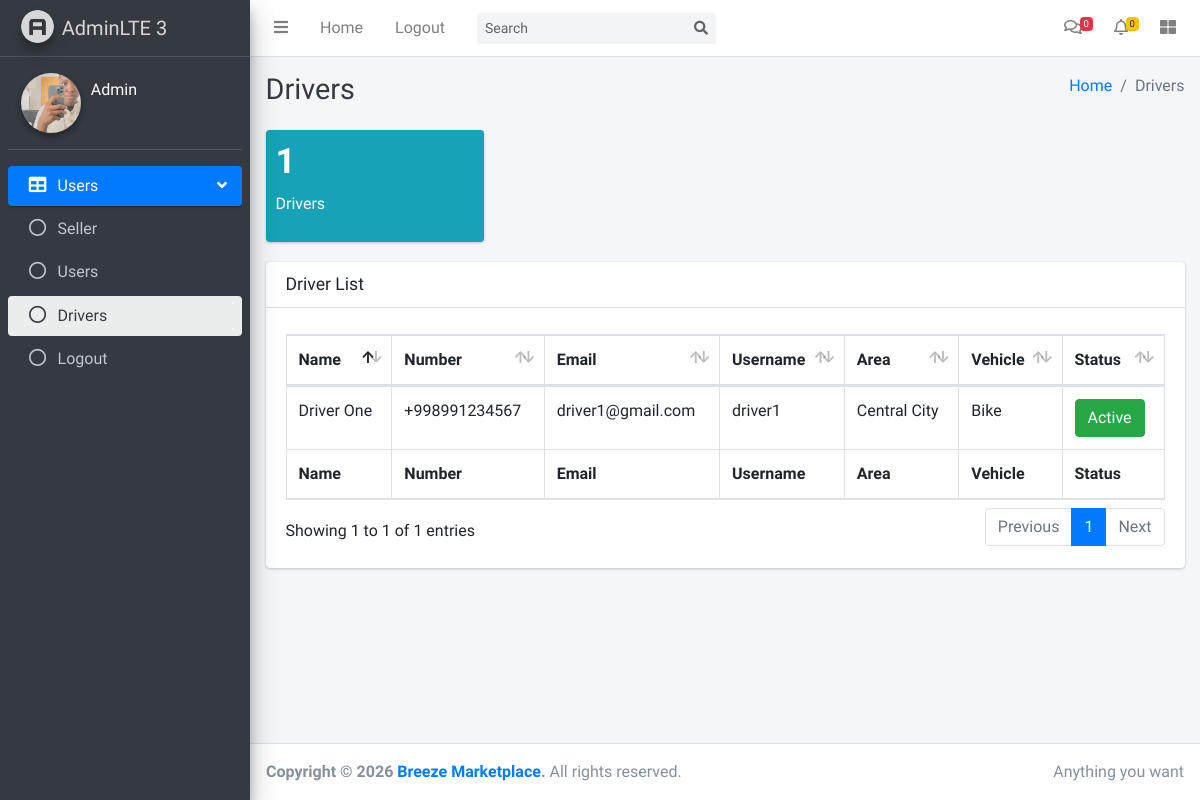
Page /admin/drivers.php (signed in) on the committed database.
### tables this page shows
CREATE TABLE driver_profiles (
  id INT(11) NOT NULL AUTO_INCREMENT,
  account_id INT(11) NOT NULL,
  area VARCHAR(255) NOT NULL,
  vehicle VARCHAR(100) DEFAULT NULL,
  status ENUM('pending', 'active', 'blocked') NOT NULL DEFAULT 'pending',
  created_at TIMESTAMP NOT NULL DEFAULT CURRENT_TIMESTAMP,
  PRIMARY KEY (id),
  FOREIGN KEY (account_id) REFERENCES accounts(id) ON DELETE CASCADE
);

CREATE TABLE accounts (
  id INT(11) NOT NULL AUTO_INCREMENT,
  name VARCHAR(30) NOT NULL,
  number VARCHAR(20) NOT NULL,
  email VARCHAR(255) NOT NULL,
  username VARCHAR(255) NOT NULL,
  password VARCHAR(255) NOT NULL,
  role VARCHAR(20) NOT NULL DEFAULT 'user',
  status ENUM('active', 'blocked', 'pending') NOT NULL DEFAULT 'active',
  registration_date TIMESTAMP NOT NULL DEFAULT CURRENT_TIMESTAMP,
  PRIMARY KEY (id)
);

### config.php (called while the page is built, shortened)
<?php
class Database
{
    private $conn;
    public function __construct()
    {
        $servername = "localhost";
        $username = "root";
        $password = "";
        $dbname = "marketplace";
        $this->conn = new mysqli($servername, $username, $password, $dbname);
    }
    public function executeQuery($sql)
    {
        $result = $this->conn->query($sql);
        return $result;
    }
}

### admin/check.php (called while the page is built, shortened)
<?php
include '../config.php';
$query = new Database();
?>

### admin/drivers.php (the view, shortened to what this page needs)
<?php include 'check.php'; ?>
<!DOCTYPE html>
<html lang="en">
<head>
    <?php include 'includes/css.php'; ?>
</head>
<body class="hold-transition sidebar-mini">
    <div class="wrapper">
        <?php include 'includes/navbar.php'; ?>
        <?php
        include 'includes/aside.php';
        active('drivers', 'drivers');
        ?>
        <div class="content-wrapper">
            <?php
            $arr = array(
                ["title" => "Home", "url" => "/"],
                ["title" => "Drivers", "url" => "#"],
            );
            pagePath('Drivers', $arr);
            ?>
            <section class="content">
                <div class="container-fluid">
                    <div class="row">
                        <div class="col-lg-3 col-6">
                            <div class="small-box bg-info">
                                <div class="inner">
                                    <h3><?php print_r($query->executeQuery('SELECT * FROM accounts WHERE role = "driver"')->num_rows) ?></h3>
                                    <p>Drivers</p>
                                </div>
                            </div>
                        </div>
                    </div>
                    <div class="row">
                        <div class="col-12">
                            <div class="card">
                                <div class="card-header">
                                    <h3 class="card-title">Driver List</h3>
                                </div>
                                <div class="card-body">
                                    <table id="example2" class="table table-bordered table-hover">
                                        <thead>
                                            <tr>
                                                <th>Name</th>
                                                <th>Number</th>
                                                <th>Email</th>
                                                <th>Username</th>
                                                <th>Area</th>
                                                <th>Vehicle</th>
                                                <th>Status</th>
                                            </tr>
                                        </thead>
                                        <tbody>
                                            <?php
                                            $drivers = $query->executeQuery('SELECT a.id, a.name, a.number, a.email, a.username, a.status AS account_status, dp.area, dp.vehicle, dp.status AS profile_status FROM accounts a JOIN driver_profiles dp ON a.id = dp.account_id');
                                            foreach ($drivers as $row) {
                                                echo '<tr>';
                                                echo '<td>' . $row['name'] . '</td>';
                                                echo '<td>' . $row['number'] . '</td>';
                                                echo '<td>' . $row['email'] . '</td>';
                                                echo '<td>' . $row['username'] . '</td>';
                                                echo '<td>' . $row['area'] . '</td>';
                                                echo '<td>' . ($row['vehicle'] ?? '-') . '</td>';
                                                echo '<td>';
                                                if ($row['profile_status'] === 'active') {
                                                    echo '<button class="btn btn-success" onclick="changeStatus(' . $row['id'] . ', \'blocked\', \'driver\')">Active</button>';
                                                } elseif ($row['profile_status'] === 'pending') {
                                                    echo '<button class="btn btn-warning" onclick="changeStatus(' . $row['id'] . ', \'active\', \'driver\')">Approve</button>';
                                                    echo ' <button class="btn btn-danger" onclick="changeStatus(' . $row['id'] . ', \'blocked\', \'driver\')">Block</button>';
                                                } else {
                                                    echo '<button class="btn btn-danger" onclick="changeStatus(' . $row['id'] . ', \'active\', \'driver\')">Blocked</button>';
                                                }
                                                echo '</td>';
                                                echo '</tr>';
                                            }
                                            ?>
                                        </tbody>
                                        <tfoot>
                                            <tr>
                                                <th>Name</th>
                                                <th>Number</th>
                                                <th>Email</th>
                                                <th>Username</th>
                                                <th>Area</th>
                                                <th>Vehicle</th>
                                                <th>Status</th>
                                            </tr>
                                        </tfoot>
                                    </table>
                                </div>
                            </div>
                        </div>
                    </div>
                </div>
            </section>
        </div>
        <?php include 'includes/footer.php'; ?>
    </div>
</body>
</html>

### admin/includes/css.php (shortened to what this page needs)
<link rel="stylesheet" href="https://cdnjs.cloudflare.com/ajax/libs/font-awesome/5.15.4/css/all.min.css">
<link rel="stylesheet" href="../src/css/adminlte.min.css">
<link rel="stylesheet" href="../src/css/dataTables.bootstrap4.min.css">
<link rel="stylesheet" href="../src/css/sweetalert2-theme-bootstrap-4.css">
<link rel="stylesheet" href="../src/css/toastr.min.css">

### admin/includes/navbar.php (shortened to what this page needs)
<?php
$notifQuery = $query->executeQuery("SELECT o.id AS order_id, o.created_at, o.status AS order_status, d.status AS delivery_status, a.name AS driver_name
    FROM orders o
    LEFT JOIN deliveries d ON d.order_id = o.id
    LEFT JOIN accounts a ON d.driver_id = a.id
    ORDER BY o.created_at DESC
    LIMIT 5");
$notifItems = $notifQuery->fetch_all(MYSQLI_ASSOC);
$notifCount = count($notifItems);
?>
<nav class="main-header navbar navbar-expand navbar-white navbar-light">
    <ul class="navbar-nav">
        <li class="nav-item">
            <a class="nav-link" data-widget="pushmenu" href="#" role="button"><i class="fas fa-bars"></i></a>
        </li>
        <li class="nav-item d-none d-sm-inline-block">
            <a href="./" class="nav-link">Home</a>
        </li>
        <li class="nav-item d-none d-sm-inline-block">
            <a onclick="logout()" class="nav-link">Logout</a>
        </li>
    </ul>
    <form class="form-inline ml-3" action="./users.php" method="get">
        <div class="input-group input-group-sm">
            <input class="form-control form-control-navbar" type="search" placeholder="Search" aria-label="Search"
                name="search">
            <div class="input-group-append">
                <button class="btn btn-navbar" type="submit">
                    <i class="fas fa-search"></i>
                </button>
            </div>
        </div>
    </form>
    <ul class="navbar-nav ml-auto">
        <li class="nav-item dropdown">
            <a class="nav-link" href="./users.php">
                <i class="far fa-comments"></i>
                <span class="badge badge-danger navbar-badge"><?= $notifCount; ?></span>
            </a>
        </li>
        <li class="nav-item dropdown">
            <a class="nav-link" data-toggle="dropdown" href="#">
                <i class="far fa-bell"></i>
                <span class="badge badge-warning navbar-badge"><?= $notifCount; ?></span>
            </a>
        </li>
        <li class="nav-item">
            <a class="nav-link" data-widget="control-sidebar" data-slide="true" href="#" role="button"><i
                    class="fas fa-th-large"></i></a>
        </li>
    </ul>
</nav>

### admin/includes/aside.php (shortened to what this page needs)
<?php function active($Page, $Menu)
{ ?>
    <aside class="main-sidebar sidebar-dark-primary elevation-4">
        <a href="./" class="brand-link">
            <img src="../src/images/AdminLTELogo.png" alt="AdminLTE Logo" class="brand-image img-circle elevation-3"
                style="opacity: .8">
            <span class="brand-text font-weight-light">AdminLTE 3</span>
        </a>
        <div class="sidebar">
            <div class="user-panel mt-3 pb-3 mb-3 d-flex">
                <div class="image">
                    <img src="../src/images/Admin%20Pic.jpg" class="img-circle elevation-2" alt="Admin Picture" style="width: 60px; height: 60px; object-fit: cover;">
                </div>
                <div class="info">
                    <span class="d-block text-white"><?php echo $_SESSION['name']; ?></span>
                </div>
            </div>
            <nav class="mt-2">
                <ul class="nav nav-pills nav-sidebar flex-column" data-widget="treeview" role="menu" data-accordion="false">
                    <li class="nav-item has-treeview <?php echo ($Page === 'users' || $Page === 'drivers') ? 'menu-open' : ''; ?>">
                        <a href="#" class="nav-link <?php echo ($Page === 'users' || $Page === 'drivers') ? 'active' : ''; ?>">
                            <i class="nav-icon fas fa-table"></i>
                            <p>
                                Users
                                <i class="fas fa-angle-left right"></i>
                            </p>
                        </a>
                        <ul class="nav nav-treeview">
                            <li class="nav-item">
                                <a href="./" class="nav-link <?php echo ($Menu === 'sellers') ? 'active' : ''; ?>">
                                    <i class="far fa-circle nav-icon"></i>
                                    <p>Seller</p>
                                </a>
                            </li>
                        </ul>
                        <ul class="nav nav-treeview">
                            <li class="nav-item">
                                <a href="users.php" class="nav-link <?php echo ($Menu === 'users') ? 'active' : ''; ?>">
                                    <i class="far fa-circle nav-icon"></i>
                                    <p>Users</p>
                                </a>
                            </li>
                        </ul>
                        <ul class="nav nav-treeview">
                            <li class="nav-item">
                                <a href="drivers.php" class="nav-link <?php echo ($Menu === 'drivers') ? 'active' : ''; ?>">
                                    <i class="far fa-circle nav-icon"></i>
                                    <p>Drivers</p>
                                </a>
                            </li>
                        </ul>
                    </li>
                    <li class="nav-item">
                        <a onclick="logout()" class="nav-link <?php echo ($Menu === 'logout') ? 'active' : ''; ?>">
                            <i class="far fa-circle nav-icon"></i>
                            <p>Logout</p>
                        </a>
                    </li>
                </ul>
            </nav>
        </div>
    </aside>
    <?php
}
?>
<?php
function pagePath($pageTitle, $breadcrumb)
{
    ?>
    <div class="content-header">
        <div class="container-fluid">
            <div class="row mb-2">
                <div class="col-sm-6">
                    <h1 class="m-0 text-dark"><?php echo $pageTitle; ?></h1>
                </div>
                <div class="col-sm-6">
                    <ol class="breadcrumb float-sm-right">
                        <?php foreach ($breadcrumb as $item): ?>
                            <?php if ($item['url'] === '#'): ?>
                                <li class="breadcrumb-item active"><?php echo $item['title']; ?></li>
                            <?php else: ?>
                                <li class="breadcrumb-item"><a href="<?php echo $item['url']; ?>"><?php echo $item['title']; ?></a>
                                </li>
                            <?php endif; ?>
                        <?php endforeach; ?>
                    </ol>
                </div>
            </div>
        </div>
    </div>
    <?php
}
?>

### admin/includes/footer.php
<footer class="main-footer">
    <div class="float-right d-none d-sm-inline">
        Anything you want
    </div>
    <strong>Copyright &copy; 2026 <a href="https://breezemarketplace.com">Breeze Marketplace</a>.</strong> All rights reserved.
</footer>

### rows in the picture
driver_profiles: account.name "Driver One", account.number "+998991234567", account.email "driver1@gmail.com", account.username "driver1", area "Central City", vehicle "Bike"

### other values in the picture
$notifCount "0"
$_SESSION['name'] "Admin"
$pageTitle "Drivers"
$item['title'] "Home"
$item['title'] "Drivers"
